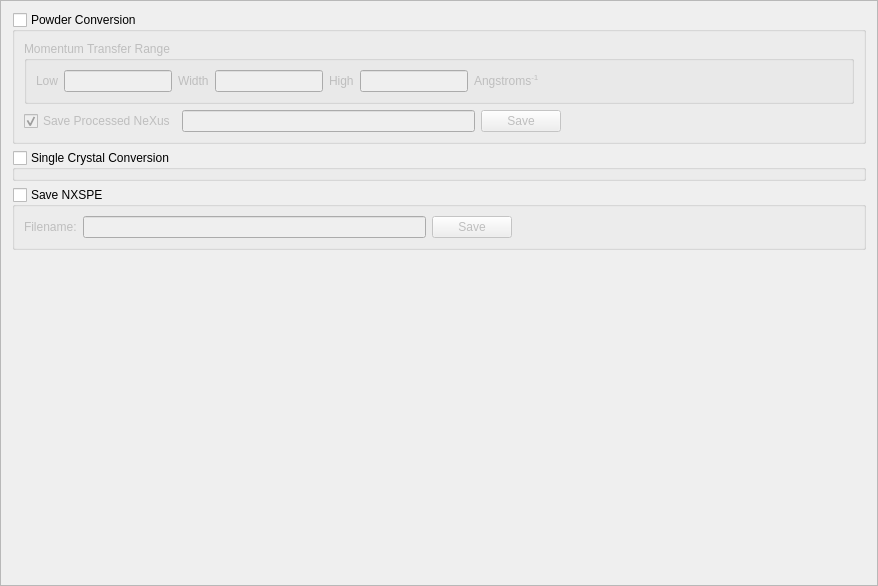
<?xml version="1.0" encoding="UTF-8"?>
<ui version="4.0">
 <class>PdScConversionFrame</class>
 <widget class="QFrame" name="PdScConversionFrame">
  <property name="geometry">
   <rect>
    <x>0</x>
    <y>0</y>
    <width>878</width>
    <height>586</height>
   </rect>
  </property>
  <property name="windowTitle">
   <string>Frame</string>
  </property>
  <property name="frameShape">
   <enum>QFrame::StyledPanel</enum>
  </property>
  <property name="frameShadow">
   <enum>QFrame::Raised</enum>
  </property>
  <layout class="QVBoxLayout" name="verticalLayout_3">
   <item>
    <widget class="QGroupBox" name="powder_gb">
     <property name="title">
      <string>Powder Conversion</string>
     </property>
     <property name="checkable">
      <bool>true</bool>
     </property>
     <property name="checked">
      <bool>false</bool>
     </property>
     <layout class="QVBoxLayout" name="verticalLayout">
      <item>
       <widget class="QGroupBox" name="q_binning_gb">
        <property name="title">
         <string>Momentum Transfer Range</string>
        </property>
        <layout class="QHBoxLayout" name="horizontalLayout_2">
         <item>
          <widget class="QLabel" name="q_low_label">
           <property name="text">
            <string>Low</string>
           </property>
          </widget>
         </item>
         <item>
          <widget class="QLineEdit" name="q_low_edit">
           <property name="sizePolicy">
            <sizepolicy hsizetype="Fixed" vsizetype="Fixed">
             <horstretch>0</horstretch>
             <verstretch>0</verstretch>
            </sizepolicy>
           </property>
          </widget>
         </item>
         <item>
          <widget class="QLabel" name="q_width_label">
           <property name="text">
            <string>Width</string>
           </property>
          </widget>
         </item>
         <item>
          <widget class="QLineEdit" name="q_width_edit">
           <property name="sizePolicy">
            <sizepolicy hsizetype="Fixed" vsizetype="Fixed">
             <horstretch>0</horstretch>
             <verstretch>0</verstretch>
            </sizepolicy>
           </property>
          </widget>
         </item>
         <item>
          <widget class="QLabel" name="q_high_label">
           <property name="text">
            <string>High</string>
           </property>
          </widget>
         </item>
         <item>
          <widget class="QLineEdit" name="q_high_edit">
           <property name="sizePolicy">
            <sizepolicy hsizetype="Fixed" vsizetype="Fixed">
             <horstretch>0</horstretch>
             <verstretch>0</verstretch>
            </sizepolicy>
           </property>
          </widget>
         </item>
         <item>
          <widget class="QLabel" name="q_units_label">
           <property name="text">
            <string>Angstroms&lt;sup&gt;-1&lt;/sup&gt;</string>
           </property>
          </widget>
         </item>
         <item>
          <spacer name="horizontalSpacer">
           <property name="orientation">
            <enum>Qt::Horizontal</enum>
           </property>
           <property name="sizeHint" stdset="0">
            <size>
             <width>189</width>
             <height>20</height>
            </size>
           </property>
          </spacer>
         </item>
        </layout>
       </widget>
      </item>
      <item>
       <layout class="QHBoxLayout" name="horizontalLayout_3">
        <item>
         <widget class="QCheckBox" name="save_procnexus_cb">
          <property name="text">
           <string>Save Processed NeXus</string>
          </property>
          <property name="checked">
           <bool>true</bool>
          </property>
         </widget>
        </item>
        <item>
         <widget class="QLineEdit" name="save_procnexus_edit"/>
        </item>
        <item>
         <widget class="QPushButton" name="save_procnexus_save">
          <property name="text">
           <string>Save</string>
          </property>
         </widget>
        </item>
        <item>
         <spacer name="horizontalSpacer_2">
          <property name="orientation">
           <enum>Qt::Horizontal</enum>
          </property>
          <property name="sizeHint" stdset="0">
           <size>
            <width>40</width>
            <height>20</height>
           </size>
          </property>
         </spacer>
        </item>
       </layout>
      </item>
     </layout>
    </widget>
   </item>
   <item>
    <widget class="QGroupBox" name="single_crystal_gb">
     <property name="title">
      <string>Single Crystal Conversion</string>
     </property>
     <property name="checkable">
      <bool>true</bool>
     </property>
     <property name="checked">
      <bool>false</bool>
     </property>
    </widget>
   </item>
   <item>
    <widget class="QGroupBox" name="save_nxspe_gb">
     <property name="title">
      <string>Save NXSPE</string>
     </property>
     <property name="checkable">
      <bool>true</bool>
     </property>
     <property name="checked">
      <bool>false</bool>
     </property>
     <layout class="QVBoxLayout" name="verticalLayout_2">
      <item>
       <layout class="QHBoxLayout" name="horizontalLayout">
        <item>
         <widget class="QLabel" name="save_nxspe_label">
          <property name="text">
           <string>Filename:</string>
          </property>
         </widget>
        </item>
        <item>
         <widget class="QLineEdit" name="save_nxspe_edit"/>
        </item>
        <item>
         <widget class="QPushButton" name="save_nxspe_save">
          <property name="text">
           <string>Save</string>
          </property>
         </widget>
        </item>
        <item>
         <spacer name="horizontalSpacer_3">
          <property name="orientation">
           <enum>Qt::Horizontal</enum>
          </property>
          <property name="sizeHint" stdset="0">
           <size>
            <width>40</width>
            <height>20</height>
           </size>
          </property>
         </spacer>
        </item>
       </layout>
      </item>
     </layout>
    </widget>
   </item>
   <item>
    <spacer name="verticalSpacer">
     <property name="orientation">
      <enum>Qt::Vertical</enum>
     </property>
     <property name="sizeHint" stdset="0">
      <size>
       <width>20</width>
       <height>315</height>
      </size>
     </property>
    </spacer>
   </item>
  </layout>
 </widget>
 <resources/>
 <connections/>
</ui>
